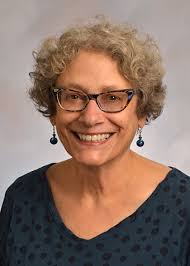
#> input picture temp.jpg, 190 x 266 px
$ python -i skin_filter.py   (imports and definitions only)
#> lines starting #> are read from the running program, lines starting #| are printed output that depends on the picture
import cv2
import numpy as np

def beautify_image(image_bytes: bytes) -> bytes:
    """Applique un effet 'après-soin' : peau plus lisse, plus lumineuse, rougeurs réduites."""

    # Lire l’image
    nparr = np.frombuffer(image_bytes, np.uint8)
    img = cv2.imdecode(nparr, cv2.IMREAD_COLOR)

    # 1. Lissage léger de la peau
    smooth = cv2.bilateralFilter(img, d=15, sigmaColor=50, sigmaSpace=50)

    # 2. Réduction légère des rougeurs
    smooth[:, :, 2] = cv2.subtract(smooth[:, :, 2], 20)

    # 3. Boost de luminosité
    hsv = cv2.cvtColor(smooth, cv2.COLOR_BGR2HSV)
    hsv[:, :, 2] = cv2.add(hsv[:, :, 2], 25)
    final = cv2.cvtColor(hsv, cv2.COLOR_HSV2BGR)

    # Encodage JPEG
    _, buffer = cv2.imencode(".jpg", final)
    return buffer.tobytes()

>>> import cv2
>>> picture = cv2.imread('../../../temp.jpg', cv2.IMREAD_GRAYSCALE)
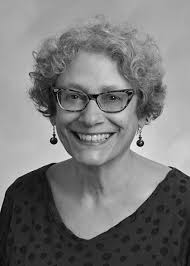
#> picture: shape (266, 190); min 0, max 245, mean 121.4
#> (the run stopped early here; a loop or call above may not have finished)
